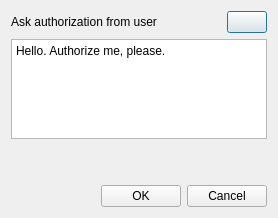
<ui version="4.0" >
 <class>AskAuthorization</class>
 <widget class="QDialog" name="AskAuthorization" >
  <property name="geometry" >
   <rect>
    <x>0</x>
    <y>0</y>
    <width>276</width>
    <height>218</height>
   </rect>
  </property>
  <property name="windowTitle" >
   <string>Ask authorization</string>
  </property>
  <property name="windowIcon" >
   <iconset resource="res.qrc" >
    <normaloff>:/icons/authorize_request.png</normaloff>:/icons/authorize_request.png</iconset>
  </property>
  <layout class="QVBoxLayout" name="verticalLayout" >
   <item>
    <layout class="QHBoxLayout" >
     <item>
      <widget class="QLabel" name="label" >
       <property name="text" >
        <string>Ask authorization from user</string>
       </property>
      </widget>
     </item>
     <item>
      <widget class="QLabel" name="emailLabel" >
       <property name="text" >
        <string/>
       </property>
      </widget>
     </item>
     <item>
      <spacer>
       <property name="orientation" >
        <enum>Qt::Horizontal</enum>
       </property>
       <property name="sizeType" >
        <enum>QSizePolicy::MinimumExpanding</enum>
       </property>
       <property name="sizeHint" stdset="0" >
        <size>
         <width>20</width>
         <height>20</height>
        </size>
       </property>
      </spacer>
     </item>
     <item>
      <widget class="QPushButton" name="infoButton" >
       <property name="sizePolicy" >
        <sizepolicy vsizetype="Fixed" hsizetype="Fixed" >
         <horstretch>0</horstretch>
         <verstretch>0</verstretch>
        </sizepolicy>
       </property>
       <property name="text" >
        <string/>
       </property>
       <property name="icon" >
        <iconset resource="res.qrc" >
         <normaloff>:/icons/anketa.png</normaloff>:/icons/anketa.png</iconset>
       </property>
      </widget>
     </item>
    </layout>
   </item>
   <item>
    <widget class="QPlainTextEdit" name="messageEdit" >
     <property name="sizePolicy" >
      <sizepolicy vsizetype="MinimumExpanding" hsizetype="MinimumExpanding" >
       <horstretch>0</horstretch>
       <verstretch>0</verstretch>
      </sizepolicy>
     </property>
     <property name="maximumSize" >
      <size>
       <width>400</width>
       <height>100</height>
      </size>
     </property>
     <property name="plainText" >
      <string>Hello. Authorize me, please.</string>
     </property>
     <property name="backgroundVisible" >
      <bool>false</bool>
     </property>
    </widget>
   </item>
   <item>
    <spacer>
     <property name="orientation" >
      <enum>Qt::Vertical</enum>
     </property>
     <property name="sizeType" >
      <enum>QSizePolicy::MinimumExpanding</enum>
     </property>
     <property name="sizeHint" stdset="0" >
      <size>
       <width>20</width>
       <height>20</height>
      </size>
     </property>
    </spacer>
   </item>
   <item>
    <layout class="QHBoxLayout" >
     <property name="spacing" >
      <number>6</number>
     </property>
     <property name="margin" >
      <number>0</number>
     </property>
     <item>
      <spacer>
       <property name="orientation" >
        <enum>Qt::Horizontal</enum>
       </property>
       <property name="sizeType" >
        <enum>QSizePolicy::MinimumExpanding</enum>
       </property>
       <property name="sizeHint" stdset="0" >
        <size>
         <width>20</width>
         <height>20</height>
        </size>
       </property>
      </spacer>
     </item>
     <item>
      <widget class="QPushButton" name="okButton" >
       <property name="text" >
        <string>OK</string>
       </property>
      </widget>
     </item>
     <item>
      <widget class="QPushButton" name="cancelButton" >
       <property name="text" >
        <string>Cancel</string>
       </property>
      </widget>
     </item>
    </layout>
   </item>
  </layout>
 </widget>
 <resources>
  <include location="res.qrc" />
 </resources>
 <connections>
  <connection>
   <sender>okButton</sender>
   <signal>clicked()</signal>
   <receiver>AskAuthorization</receiver>
   <slot>accept()</slot>
   <hints>
    <hint type="sourcelabel" >
     <x>278</x>
     <y>253</y>
    </hint>
    <hint type="destinationlabel" >
     <x>96</x>
     <y>254</y>
    </hint>
   </hints>
  </connection>
  <connection>
   <sender>cancelButton</sender>
   <signal>clicked()</signal>
   <receiver>AskAuthorization</receiver>
   <slot>reject()</slot>
   <hints>
    <hint type="sourcelabel" >
     <x>369</x>
     <y>253</y>
    </hint>
    <hint type="destinationlabel" >
     <x>179</x>
     <y>282</y>
    </hint>
   </hints>
  </connection>
 </connections>
</ui>
